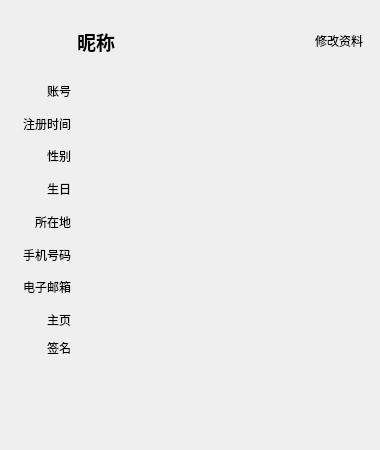
<?xml version="1.0" encoding="UTF-8"?>
<ui version="4.0">
 <class>FormProfile</class>
 <widget class="QWidget" name="FormProfile">
  <property name="geometry">
   <rect>
    <x>0</x>
    <y>0</y>
    <width>380</width>
    <height>450</height>
   </rect>
  </property>
  <property name="windowTitle">
   <string>资料</string>
  </property>
  <property name="windowIcon">
   <iconset resource="res.qrc">
    <normaloff>:/icon.png</normaloff>:/icon.png</iconset>
  </property>
  <layout class="QVBoxLayout" name="verticalLayout">
   <item>
    <layout class="QGridLayout" name="gridLayout">
     <item row="8" column="0">
      <widget class="QLabel" name="label_10">
       <property name="text">
        <string>手机号码</string>
       </property>
       <property name="alignment">
        <set>Qt::AlignRight|Qt::AlignTrailing|Qt::AlignVCenter</set>
       </property>
      </widget>
     </item>
     <item row="4" column="0">
      <widget class="QLabel" name="label_3">
       <property name="text">
        <string>注册时间</string>
       </property>
       <property name="alignment">
        <set>Qt::AlignRight|Qt::AlignTrailing|Qt::AlignVCenter</set>
       </property>
      </widget>
     </item>
     <item row="9" column="0">
      <widget class="QLabel" name="label_11">
       <property name="text">
        <string>电子邮箱</string>
       </property>
       <property name="alignment">
        <set>Qt::AlignRight|Qt::AlignTrailing|Qt::AlignVCenter</set>
       </property>
      </widget>
     </item>
     <item row="3" column="0">
      <widget class="QLabel" name="label">
       <property name="text">
        <string>账号</string>
       </property>
       <property name="alignment">
        <set>Qt::AlignRight|Qt::AlignTrailing|Qt::AlignVCenter</set>
       </property>
      </widget>
     </item>
     <item row="6" column="0">
      <widget class="QLabel" name="label_8">
       <property name="text">
        <string>生日</string>
       </property>
       <property name="alignment">
        <set>Qt::AlignRight|Qt::AlignTrailing|Qt::AlignVCenter</set>
       </property>
      </widget>
     </item>
     <item row="7" column="0">
      <widget class="QLabel" name="label_9">
       <property name="text">
        <string>所在地</string>
       </property>
       <property name="alignment">
        <set>Qt::AlignRight|Qt::AlignTrailing|Qt::AlignVCenter</set>
       </property>
      </widget>
     </item>
     <item row="4" column="1">
      <widget class="QLabel" name="labelRegTime">
       <property name="text">
        <string/>
       </property>
      </widget>
     </item>
     <item row="5" column="0">
      <widget class="QLabel" name="label_7">
       <property name="text">
        <string>性别</string>
       </property>
       <property name="alignment">
        <set>Qt::AlignRight|Qt::AlignTrailing|Qt::AlignVCenter</set>
       </property>
      </widget>
     </item>
     <item row="10" column="0">
      <widget class="QLabel" name="label_12">
       <property name="text">
        <string>主页</string>
       </property>
       <property name="alignment">
        <set>Qt::AlignRight|Qt::AlignTrailing|Qt::AlignVCenter</set>
       </property>
      </widget>
     </item>
     <item row="11" column="0">
      <widget class="QLabel" name="label_13">
       <property name="text">
        <string>签名</string>
       </property>
       <property name="alignment">
        <set>Qt::AlignRight|Qt::AlignTop|Qt::AlignTrailing</set>
       </property>
      </widget>
     </item>
     <item row="5" column="1">
      <widget class="QLabel" name="labelSex">
       <property name="text">
        <string/>
       </property>
      </widget>
     </item>
     <item row="3" column="1">
      <widget class="QLabel" name="labelID">
       <property name="text">
        <string/>
       </property>
      </widget>
     </item>
     <item row="2" column="1">
      <layout class="QHBoxLayout" name="horizontalLayout">
       <item>
        <widget class="QLabel" name="labelName">
         <property name="font">
          <font>
           <pointsize>14</pointsize>
           <weight>75</weight>
           <bold>true</bold>
          </font>
         </property>
         <property name="text">
          <string>昵称</string>
         </property>
        </widget>
       </item>
       <item>
        <widget class="QLabel" name="labelAvantarUrl">
         <property name="text">
          <string/>
         </property>
        </widget>
       </item>
       <item>
        <widget class="QPushButton" name="pushButtonEdit">
         <property name="sizePolicy">
          <sizepolicy hsizetype="Fixed" vsizetype="Fixed">
           <horstretch>0</horstretch>
           <verstretch>0</verstretch>
          </sizepolicy>
         </property>
         <property name="minimumSize">
          <size>
           <width>0</width>
           <height>0</height>
          </size>
         </property>
         <property name="maximumSize">
          <size>
           <width>60</width>
           <height>16777215</height>
          </size>
         </property>
         <property name="text">
          <string>修改资料</string>
         </property>
         <property name="flat">
          <bool>true</bool>
         </property>
        </widget>
       </item>
      </layout>
     </item>
     <item row="7" column="1">
      <widget class="QLabel" name="labelDomicile">
       <property name="text">
        <string/>
       </property>
      </widget>
     </item>
     <item row="6" column="1">
      <widget class="QLabel" name="labelBirthday">
       <property name="text">
        <string/>
       </property>
      </widget>
     </item>
     <item row="8" column="1">
      <widget class="QLabel" name="labelPhoneNumber">
       <property name="text">
        <string/>
       </property>
      </widget>
     </item>
     <item row="9" column="1">
      <widget class="QLabel" name="labelEmail">
       <property name="text">
        <string/>
       </property>
      </widget>
     </item>
     <item row="10" column="1">
      <widget class="QLabel" name="labelHomepage">
       <property name="sizePolicy">
        <sizepolicy hsizetype="Expanding" vsizetype="Preferred">
         <horstretch>0</horstretch>
         <verstretch>0</verstretch>
        </sizepolicy>
       </property>
       <property name="text">
        <string/>
       </property>
      </widget>
     </item>
     <item row="11" column="1">
      <widget class="QLabel" name="labelSignature">
       <property name="sizePolicy">
        <sizepolicy hsizetype="Preferred" vsizetype="Fixed">
         <horstretch>0</horstretch>
         <verstretch>0</verstretch>
        </sizepolicy>
       </property>
       <property name="minimumSize">
        <size>
         <width>0</width>
         <height>100</height>
        </size>
       </property>
       <property name="text">
        <string/>
       </property>
       <property name="alignment">
        <set>Qt::AlignLeading|Qt::AlignLeft|Qt::AlignTop</set>
       </property>
       <property name="wordWrap">
        <bool>true</bool>
       </property>
      </widget>
     </item>
     <item row="2" column="0">
      <widget class="QLabel" name="labelAvantar">
       <property name="sizePolicy">
        <sizepolicy hsizetype="Fixed" vsizetype="Fixed">
         <horstretch>0</horstretch>
         <verstretch>0</verstretch>
        </sizepolicy>
       </property>
       <property name="minimumSize">
        <size>
         <width>60</width>
         <height>60</height>
        </size>
       </property>
       <property name="maximumSize">
        <size>
         <width>60</width>
         <height>60</height>
        </size>
       </property>
       <property name="text">
        <string/>
       </property>
       <property name="alignment">
        <set>Qt::AlignRight|Qt::AlignTrailing|Qt::AlignVCenter</set>
       </property>
      </widget>
     </item>
    </layout>
   </item>
  </layout>
 </widget>
 <resources>
  <include location="res.qrc"/>
 </resources>
 <connections/>
</ui>
